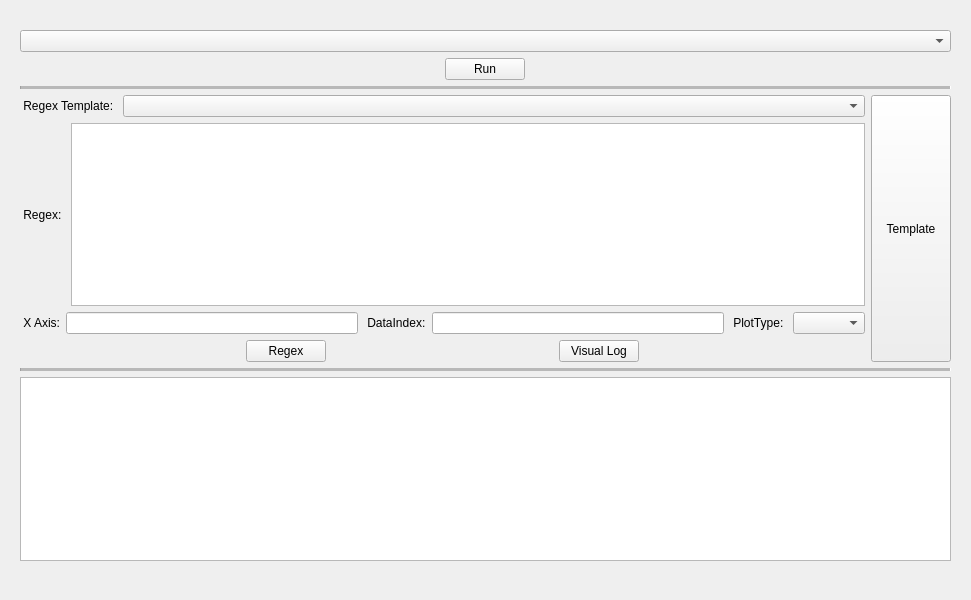
<?xml version="1.0" encoding="UTF-8"?>
<ui version="4.0">
 <class>MainWindow</class>
 <widget class="QMainWindow" name="MainWindow">
  <property name="geometry">
   <rect>
    <x>0</x>
    <y>0</y>
    <width>971</width>
    <height>600</height>
   </rect>
  </property>
  <property name="windowTitle">
   <string>PluginsPy (zengjf)</string>
  </property>
  <widget class="QWidget" name="centralwidget">
   <widget class="QWidget" name="verticalLayoutWidget">
    <property name="geometry">
     <rect>
      <x>20</x>
      <y>30</y>
      <width>931</width>
      <height>531</height>
     </rect>
    </property>
    <layout class="QVBoxLayout" name="PSVerticalLayout">
     <item>
      <widget class="QComboBox" name="PSPluginsComboBox"/>
     </item>
     <item>
      <layout class="QHBoxLayout" name="horizontalLayout_4">
       <item>
        <layout class="QGridLayout" name="PSGridLayout" rowminimumheight="0" columnminimumwidth="0">
         <property name="sizeConstraint">
          <enum>QLayout::SetDefaultConstraint</enum>
         </property>
         <property name="topMargin">
          <number>6</number>
         </property>
         <property name="bottomMargin">
          <number>6</number>
         </property>
        </layout>
       </item>
       <item>
        <widget class="QPushButton" name="PSRunPushButton">
         <property name="sizePolicy">
          <sizepolicy hsizetype="Fixed" vsizetype="Preferred">
           <horstretch>0</horstretch>
           <verstretch>0</verstretch>
          </sizepolicy>
         </property>
         <property name="text">
          <string>Run</string>
         </property>
        </widget>
       </item>
      </layout>
     </item>
     <item>
      <widget class="Line" name="line">
       <property name="lineWidth">
        <number>1</number>
       </property>
       <property name="midLineWidth">
        <number>5</number>
       </property>
       <property name="orientation">
        <enum>Qt::Horizontal</enum>
       </property>
      </widget>
     </item>
     <item>
      <layout class="QHBoxLayout" name="horizontalLayout_6">
       <item>
        <layout class="QVBoxLayout" name="verticalLayout_2">
         <item>
          <layout class="QHBoxLayout" name="horizontalLayout_5">
           <item>
            <widget class="QLabel" name="label_4">
             <property name="sizePolicy">
              <sizepolicy hsizetype="Fixed" vsizetype="Preferred">
               <horstretch>0</horstretch>
               <verstretch>0</verstretch>
              </sizepolicy>
             </property>
             <property name="text">
              <string> Regex Template: </string>
             </property>
            </widget>
           </item>
           <item>
            <widget class="QComboBox" name="PSRegexTemplateComboBox"/>
           </item>
          </layout>
         </item>
         <item>
          <layout class="QHBoxLayout" name="horizontalLayout_2">
           <item>
            <widget class="QLabel" name="PSRegexLabel">
             <property name="text">
              <string> Regex: </string>
             </property>
            </widget>
           </item>
           <item>
            <widget class="QPlainTextEdit" name="PSRegexPlainTextEdit"/>
           </item>
          </layout>
         </item>
         <item>
          <layout class="QHBoxLayout" name="horizontalLayout_3">
           <item>
            <widget class="QLabel" name="label">
             <property name="text">
              <string> X Axis:</string>
             </property>
            </widget>
           </item>
           <item>
            <widget class="QLineEdit" name="PSXAxisLineEdit"/>
           </item>
           <item>
            <widget class="QLabel" name="label_2">
             <property name="text">
              <string> DataIndex:</string>
             </property>
            </widget>
           </item>
           <item>
            <widget class="QLineEdit" name="PSDataIndexLineEdit"/>
           </item>
           <item>
            <widget class="QLabel" name="label_3">
             <property name="text">
              <string> PlotType: </string>
             </property>
            </widget>
           </item>
           <item>
            <widget class="QComboBox" name="PSPlotTypeComboBox"/>
           </item>
          </layout>
         </item>
         <item>
          <layout class="QHBoxLayout" name="horizontalLayout">
           <item>
            <spacer name="horizontalSpacer">
             <property name="orientation">
              <enum>Qt::Horizontal</enum>
             </property>
             <property name="sizeHint" stdset="0">
              <size>
               <width>40</width>
               <height>20</height>
              </size>
             </property>
            </spacer>
           </item>
           <item>
            <widget class="QPushButton" name="PSRegexPushButton">
             <property name="text">
              <string>Regex</string>
             </property>
            </widget>
           </item>
           <item>
            <spacer name="horizontalSpacer_3">
             <property name="orientation">
              <enum>Qt::Horizontal</enum>
             </property>
             <property name="sizeHint" stdset="0">
              <size>
               <width>40</width>
               <height>20</height>
              </size>
             </property>
            </spacer>
           </item>
           <item>
            <widget class="QPushButton" name="PSVisualLogPushButton">
             <property name="text">
              <string>Visual Log</string>
             </property>
            </widget>
           </item>
           <item>
            <spacer name="horizontalSpacer_2">
             <property name="orientation">
              <enum>Qt::Horizontal</enum>
             </property>
             <property name="sizeHint" stdset="0">
              <size>
               <width>40</width>
               <height>20</height>
              </size>
             </property>
            </spacer>
           </item>
          </layout>
         </item>
        </layout>
       </item>
       <item>
        <layout class="QVBoxLayout" name="verticalLayout">
         <item>
          <widget class="QPushButton" name="PSTempPushButton">
           <property name="sizePolicy">
            <sizepolicy hsizetype="Minimum" vsizetype="Preferred">
             <horstretch>0</horstretch>
             <verstretch>0</verstretch>
            </sizepolicy>
           </property>
           <property name="text">
            <string>Template</string>
           </property>
          </widget>
         </item>
        </layout>
       </item>
      </layout>
     </item>
     <item>
      <widget class="Line" name="line_2">
       <property name="midLineWidth">
        <number>5</number>
       </property>
       <property name="orientation">
        <enum>Qt::Horizontal</enum>
       </property>
      </widget>
     </item>
     <item>
      <widget class="QPlainTextEdit" name="PSInfoPlainTextEdit"/>
     </item>
    </layout>
   </widget>
  </widget>
 </widget>
 <resources/>
 <connections/>
</ui>
